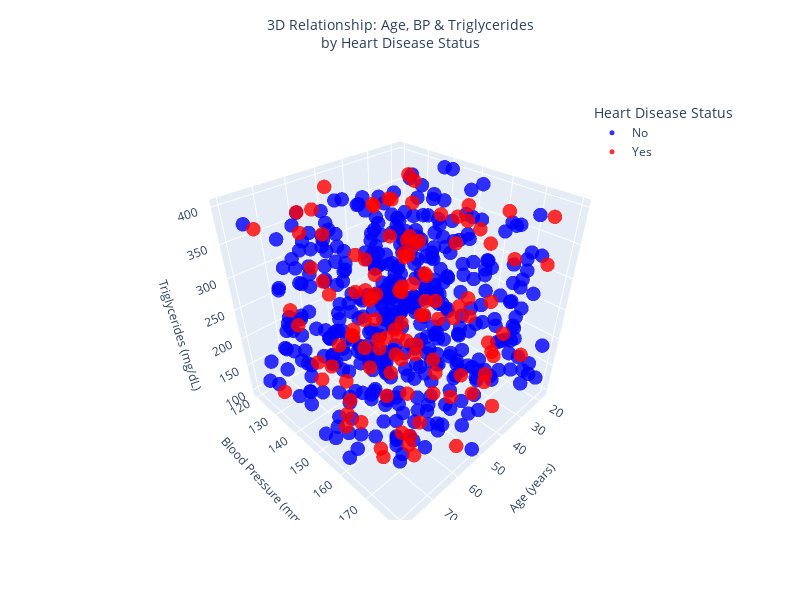

Notebook source saved alongside this figure:
### Markdown cell above
# Visualization #5: 3D Scatterplot of Cardiovascular Risk Factors

### Code cell
# Import Libraries
import pandas as pd
import plotly.graph_objects as go

# Load data
df = pd.read_csv('heart_disease.csv').dropna(subset=['Age', 'Blood Pressure', 'Triglyceride Level'])

# Sample Size 
df_sampled = df.sample(n=550, random_state=42)

# Create figure
fig = go.Figure()

# Plot by heart disease status
for status, color in [('No', 'blue'), ('Yes', 'red')]:
    subset = df_sampled[df_sampled['Heart Disease Status'] == status]
    fig.add_trace(go.Scatter3d(
        x=subset['Age'],
        y=subset['Blood Pressure'],
        z=subset['Triglyceride Level'],
        mode='markers',
        marker=dict(
            color=color,
            size=5,
            opacity=0.8,
        ),
        name=status
    ))

# Formatting
fig.update_layout(
    width=800,  
    height=600,  
    scene=dict(
        xaxis_title='Age (years)',
        yaxis_title='Blood Pressure (mmHg)',
        zaxis_title='Triglycerides (mg/dL)',
        xaxis=dict(title_font=dict(size=12)),
        yaxis=dict(title_font=dict(size=12)),
        zaxis=dict(title_font=dict(size=12)),
    ),
    title=dict(
        text='3D Relationship: Age, BP & Triglycerides<br>by Heart Disease Status',
        font=dict(size=14),
        x=0.5,
        y=0.95
    ),
    legend=dict(
        title_text='Heart Disease Status',  # Legend title
        font=dict(size=12),
        x=0.8,  
        y=1,  
    )
)

# Display the visualization
fig.show()

### Figure 1 — Plotly figure (JSON) as saved in the notebook; plotly's stock layout.template omitted (floating-point values rounded to 4 significant figures; data arrays with more than 128 entries replaced by an {"elided": "..."} marker saying what was removed)
{"data": [{"marker": {"color": "blue", "opacity": 0.8, "size": 5}, "mode": "markers", "name": "No", "type": "scatter3d", "x": {"elided": "436 int values"}, "y": {"elided": "436 int values"}, "z": {"elided": "436 int values"}}, {"marker": {"color": "red", "opacity": 0.8, "size": 5}, "mode": "markers", "name": "Yes", "type": "scatter3d", "x": [72, 43, 51, 72, 35, 52, 29, 40, 70, 18, 76, 56, 78, 58, 76, 18, 62, 61, 24, 37, 42, 77, 26, 71, 35, 50, 61, 43, 66, 48, 57, 37, 41, 51, 46, 39, 39, 55, 55, 19, 55, 27, 46, 70, 25, 72, 79, 59, 38, 73, 33, 30, 76, 35, 71, 46, 68, 61, 67, 71, 57, 77, 36, 45, 23, 78, 70, 22, 61, 73, 56, 70, 21, 62, 19, 52, 34, 69, 59, 21, 58, 23, 52, 23, 18, 54, 39, 59, 39, 73, 35, 43, 36, 61, 49, 29, 31, 62, 62, 21, 59, 20, 50, 67, 52, 33, 54, 68, 36, 24, 31, 58, 65, 35], "y": [141, 149, 151, 168, 167, 159, 160, 155, 154, 144, 127, 130, 159, 130, 126, 144, 151, 123, 175, 144, 176, 173, 153, 165, 160, 179, 123, 125, 167, 155, 160, 135, 178, 138, 137, 163, 161, 168, 152, 175, 144, 132, 143, 140, 138, 164, 167, 136, 143, 176, 122, 142, 159, 137, 176, 170, 178, 154, 178, 132, 144, 139, 126, 174, 130, 172, 163, 134, 162, 173, 158, 139, 135, 174, 162, 175, 172, 143, 129, 126, 179, 154, 159, 163, 175, 173, 141, 151, 177, 159, 147, 134, 175, 130, 153, 167, 128, 151, 135, 140, 167, 124, 130, 155, 151, 138, 127, 147, 135, 164, 138, 140, 169, 137], "z": [197, 277, 213, 315, 105, 377, 355, 256, 274, 285, 107, 150, 165, 249, 375, 329, 356, 369, 173, 318, 233, 264, 209, 103, 397, 336, 339, 275, 139, 184, 247, 370, 265, 259, 239, 388, 240, 176, 161, 381, 266, 389, 396, 338, 152, 356, 386, 104, 330, 182, 121, 252, 204, 218, 155, 186, 303, 228, 353, 233, 238, 290, 348, 389, 337, 340, 107, 134, 234, 388, 367, 153, 164, 253, 368, 311, 191, 187, 271, 263, 131, 219, 224, 159, 311, 184, 246, 329, 364, 154, 269, 368, 111, 384, 103, 109, 291, 189, 360, 331, 132, 225, 152, 249, 183, 281, 400, 106, 142, 100, 393, 213, 137, 159]}], "layout": {"height": 600, "legend": {"font": {"size": 12}, "title": {"text": "Heart Disease Status"}, "x": 0.8, "y": 1}, "scene": {"aspectmode": "auto", "aspectratio": {"x": 1, "y": 1, "z": 1}, "xaxis": {"title": {"font": {"size": 12}, "text": "Age (years)"}, "type": "linear"}, "yaxis": {"title": {"font": {"size": 12}, "text": "Blood Pressure (mmHg)"}, "type": "linear"}, "zaxis": {"title": {"font": {"size": 12}, "text": "Triglycerides (mg/dL)"}, "type": "linear"}}, "title": {"font": {"size": 14}, "text": "3D Relationship: Age, BP & Triglycerides<br>by Heart Disease Status", "x": 0.5, "y": 0.95}, "width": 800}}
